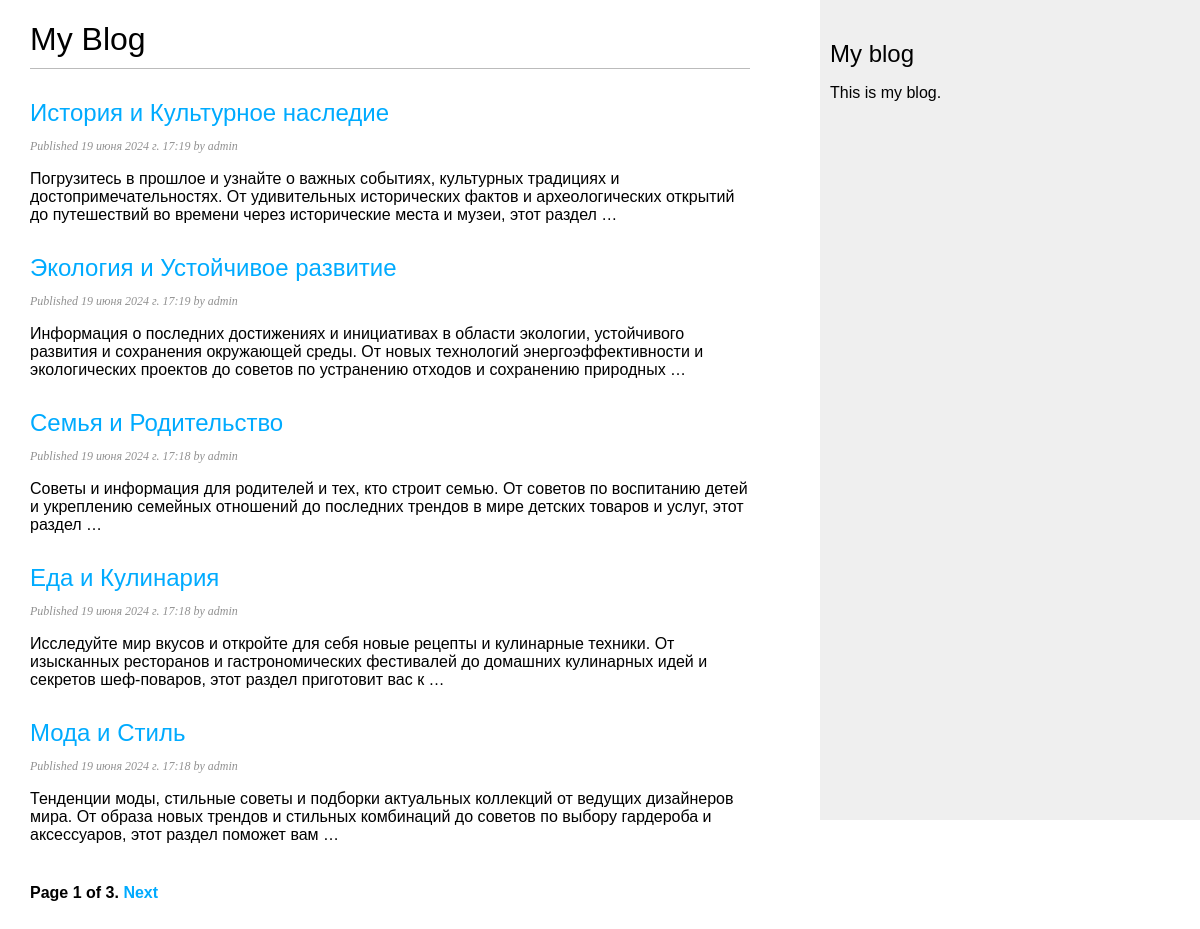
Screenshot of /blog/ with the database file from the repository.
### blog/models.py (models this page shows, shortened)
class Post(models.Model):
    class Status(models.TextChoices):
        DRAFT = 'DF', 'Draft'
        PUBLISHED = 'PB', 'Published'
    title = models.CharField(max_length=250)
    slug = models.SlugField(max_length=250,
                            unique_for_date='publish')
    author = models.ForeignKey(User, on_delete=models.CASCADE,
                               related_name='blog_post')
    body = models.TextField()
    publish = models.DateTimeField(default=timezone.now)
    created = models.DateTimeField(auto_now_add=True)
    updated = models.DateTimeField(auto_now=True)
    status = models.CharField(max_length=2,
                              choices=Status.choices,
                              default=Status.DRAFT)
    objects = models.Manager()  # менеджер, применяемый по умолчанию
    published = PublishedManager()  # конкретно-прикладной менеджер
    class Meta:
        ordering = ['-publish']
        indexes = [
            models.Index(fields=['-publish'])
        ]
    def get_absolute_url(self):
        return reverse('blog:post_detail',
                       args=[self.publish.year,
                             self.publish.month,
                             self.publish.day,
                             self.slug])

### blog/views.py (the view)
# urls.py: path('', views.PostListView.as_view(), name='post_list'),
class PostListView(ListView):
    queryset = Post.published.all()
    context_object_name = 'posts'
    paginate_by = 5
    template_name = 'blog/post/list.html'

### blog/templates/blog/post/list.html (shortened to what this page needs)
{% extends "blog/base.html" %}
{% block content %}
    <h1>My Blog</h1>
        {% for post in posts %}
        <h2>
            <a href="{{ post.get_absolute_url }}">
                {{ post.title }}
            </a>
        </h2>
        <p class="date">
            Published {{ post.publish }} by {{ post.author }}
        </p>
        {{ post.body|truncatewords:30|linebreaks }}
        {% endfor %}
    {% include "pagination.html" with page=page_obj %}
{% endblock %}

### blog/static/css/blog.css (style rules this page uses)
body { margin:0; padding:0; font-family:helvetica, sans-serif; }
a { color:#00abff; text-decoration:none; }
h1 { font-weight:normal; border-bottom:1px solid #bbb; padding:0 0 10px 0; }
h2 { font-weight:normal; margin:30px 0 0; }
p.date { color:#919191; font-family: georgia, serif; font-size: 12px; font-style: italic; }

### rows the page displays
Post: title "История и Культурное наследие", publish "19 июня 2024 г. 17:19", author "admin", body "Погрузитесь в прошлое и узнайте о важных событиях, культурных традициях и достопримечательностях. От удивительных исторических фактов и археологических открытий до путешествий во времени через исторические места и музеи, этот раздел …"
Post: title "Экология и Устойчивое развитие", publish "19 июня 2024 г. 17:19", author "admin", body "Информация о последних достижениях и инициативах в области экологии, устойчивого развития и сохранения окружающей среды. От новых технологий энергоэффективности и экологических проектов до советов по устранению отходов и сохранению природных …"
Post: title "Семья и Родительство", publish "19 июня 2024 г. 17:18", author "admin", body "Советы и информация для родителей и тех, кто строит семью. От советов по воспитанию детей и укреплению семейных отношений до последних трендов в мире детских товаров и услуг, этот раздел …"
Post: title "Еда и Кулинария", publish "19 июня 2024 г. 17:18", author "admin", body "Исследуйте мир вкусов и откройте для себя новые рецепты и кулинарные техники. От изысканных ресторанов и гастрономических фестивалей до домашних кулинарных идей и секретов шеф-поваров, этот раздел приготовит вас к …"
Post: title "Мода и Стиль", publish "19 июня 2024 г. 17:18", author "admin", body "Тенденции моды, стильные советы и подборки актуальных коллекций от ведущих дизайнеров мира. От образа новых трендов и стильных комбинаций до советов по выбору гардероба и аксессуаров, этот раздел поможет вам …"

### other values shown
{{ page.number }} "1"
{{ page.paginator.num_pages }} "3"
